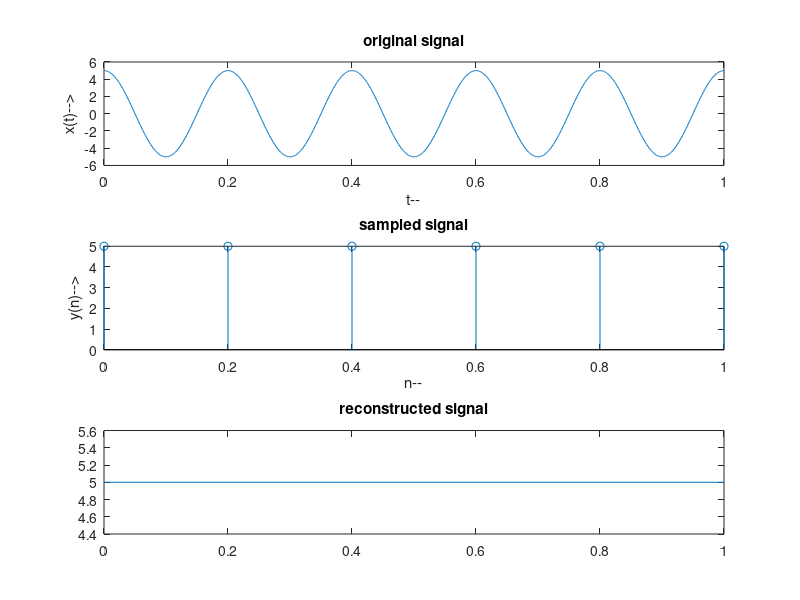

Recreate this plot in MATLAB.
clc;
clear all;
close all;
A=input('enter the signal amplitude');
fm=input('enetr the signal frequency');
t=0:0.001:1;
a=A.*cos(2*pi*fm*t);
subplot(3,1,1);
plot(t,a);
xlabel('t--');
ylabel('x(t)-->');
title('original signal');
fs=input('enter the samplig frequency');
n=0:1/fs:1;
b=A.*cos(2*pi*fm*n);
subplot(3,1,2);
stem(n,b);
title('sampled signal');
xlabel('n--');
ylabel('y(n)-->');
subplot(3,1,3);
plot(n,b);%Reconstruction using linear interpolation
title('reconstructed signal');